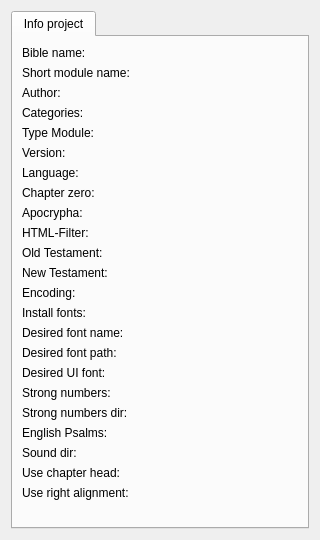
<?xml version="1.0" encoding="UTF-8"?>
<ui version="4.0">
 <class>RightPanel</class>
 <widget class="QWidget" name="RightPanel">
  <property name="geometry">
   <rect>
    <x>0</x>
    <y>0</y>
    <width>320</width>
    <height>540</height>
   </rect>
  </property>
  <property name="windowTitle">
   <string>Right panel</string>
  </property>
  <layout class="QGridLayout" name="gridLayout">
   <item row="0" column="0">
    <widget class="QTabWidget" name="tabWidget">
     <property name="currentIndex">
      <number>0</number>
     </property>
     <widget class="QWidget" name="tab">
      <attribute name="title">
       <string>Info project</string>
      </attribute>
      <layout class="QFormLayout" name="formLayout">
       <property name="fieldGrowthPolicy">
        <enum>QFormLayout::AllNonFixedFieldsGrow</enum>
       </property>
       <item row="0" column="0">
        <widget class="QLabel" name="sBibleName">
         <property name="text">
          <string>Bible name:</string>
         </property>
        </widget>
       </item>
       <item row="0" column="1">
        <widget class="QLabel" name="LABibleName">
         <property name="text">
          <string/>
         </property>
        </widget>
       </item>
       <item row="1" column="0">
        <widget class="QLabel" name="sShortName">
         <property name="text">
          <string>Short module name:</string>
         </property>
        </widget>
       </item>
       <item row="1" column="1">
        <widget class="QLabel" name="LAShortName">
         <property name="text">
          <string/>
         </property>
        </widget>
       </item>
       <item row="2" column="0">
        <widget class="QLabel" name="sAuthor">
         <property name="text">
          <string>Author:</string>
         </property>
        </widget>
       </item>
       <item row="3" column="0">
        <widget class="QLabel" name="label_12">
         <property name="text">
          <string>Categories:</string>
         </property>
        </widget>
       </item>
       <item row="3" column="1">
        <widget class="QLabel" name="LACategories">
         <property name="text">
          <string/>
         </property>
        </widget>
       </item>
       <item row="4" column="0">
        <widget class="QLabel" name="sTypeModule">
         <property name="text">
          <string>Type Module:</string>
         </property>
        </widget>
       </item>
       <item row="4" column="1">
        <widget class="QLabel" name="LATypeModule">
         <property name="text">
          <string/>
         </property>
        </widget>
       </item>
       <item row="5" column="0">
        <widget class="QLabel" name="sVersion">
         <property name="text">
          <string>Version:</string>
         </property>
        </widget>
       </item>
       <item row="5" column="1">
        <widget class="QLabel" name="LAVersion">
         <property name="text">
          <string/>
         </property>
        </widget>
       </item>
       <item row="6" column="0">
        <widget class="QLabel" name="sLanguage">
         <property name="text">
          <string>Language:</string>
         </property>
        </widget>
       </item>
       <item row="6" column="1">
        <widget class="QLabel" name="LALanguage">
         <property name="text">
          <string/>
         </property>
        </widget>
       </item>
       <item row="7" column="0">
        <widget class="QLabel" name="label_3">
         <property name="text">
          <string>Chapter zero:</string>
         </property>
        </widget>
       </item>
       <item row="7" column="1">
        <widget class="QLabel" name="LAChapterZero">
         <property name="text">
          <string/>
         </property>
        </widget>
       </item>
       <item row="8" column="0">
        <widget class="QLabel" name="label_2">
         <property name="text">
          <string>Apocrypha:</string>
         </property>
        </widget>
       </item>
       <item row="8" column="1">
        <widget class="QLabel" name="LAApocrypha">
         <property name="text">
          <string/>
         </property>
        </widget>
       </item>
       <item row="10" column="0">
        <widget class="QLabel" name="sOldTestament">
         <property name="text">
          <string>Old Testament:</string>
         </property>
        </widget>
       </item>
       <item row="10" column="1">
        <widget class="QLabel" name="LAOldTestament">
         <property name="text">
          <string/>
         </property>
        </widget>
       </item>
       <item row="11" column="0">
        <widget class="QLabel" name="label">
         <property name="text">
          <string>New Testament:</string>
         </property>
        </widget>
       </item>
       <item row="11" column="1">
        <widget class="QLabel" name="LANewTestament">
         <property name="text">
          <string/>
         </property>
        </widget>
       </item>
       <item row="12" column="0">
        <widget class="QLabel" name="sEncoding">
         <property name="text">
          <string>Encoding:</string>
         </property>
        </widget>
       </item>
       <item row="12" column="1">
        <widget class="QLabel" name="LAEncoding">
         <property name="text">
          <string/>
         </property>
        </widget>
       </item>
       <item row="13" column="0">
        <widget class="QLabel" name="label_21">
         <property name="text">
          <string>Install fonts:</string>
         </property>
        </widget>
       </item>
       <item row="13" column="1">
        <widget class="QLabel" name="LAInstallFonts">
         <property name="text">
          <string/>
         </property>
        </widget>
       </item>
       <item row="14" column="0">
        <widget class="QLabel" name="label_22">
         <property name="text">
          <string>Desired font name:</string>
         </property>
        </widget>
       </item>
       <item row="14" column="1">
        <widget class="QLabel" name="LADesiredFontName">
         <property name="text">
          <string/>
         </property>
        </widget>
       </item>
       <item row="15" column="0">
        <widget class="QLabel" name="label_23">
         <property name="text">
          <string>Desired font path:</string>
         </property>
        </widget>
       </item>
       <item row="15" column="1">
        <widget class="QLabel" name="LADesiderFontPath">
         <property name="text">
          <string/>
         </property>
        </widget>
       </item>
       <item row="16" column="0">
        <widget class="QLabel" name="label_24">
         <property name="text">
          <string>Desired UI font:</string>
         </property>
        </widget>
       </item>
       <item row="16" column="1">
        <widget class="QLabel" name="LADesiredUiFont">
         <property name="text">
          <string/>
         </property>
        </widget>
       </item>
       <item row="17" column="0">
        <widget class="QLabel" name="label_6">
         <property name="text">
          <string>Strong numbers:</string>
         </property>
        </widget>
       </item>
       <item row="17" column="1">
        <widget class="QLabel" name="LAStrongNumbers">
         <property name="text">
          <string/>
         </property>
        </widget>
       </item>
       <item row="18" column="0">
        <widget class="QLabel" name="label_7">
         <property name="text">
          <string>Strong numbers dir:</string>
         </property>
        </widget>
       </item>
       <item row="18" column="1">
        <widget class="QLabel" name="LAStrongNumbersDir">
         <property name="text">
          <string/>
         </property>
        </widget>
       </item>
       <item row="19" column="0">
        <widget class="QLabel" name="label_8">
         <property name="text">
          <string>English Psalms:</string>
         </property>
        </widget>
       </item>
       <item row="19" column="1">
        <widget class="QLabel" name="LAEnglishPsalms">
         <property name="text">
          <string/>
         </property>
        </widget>
       </item>
       <item row="20" column="0">
        <widget class="QLabel" name="label_9">
         <property name="text">
          <string>Sound dir:</string>
         </property>
        </widget>
       </item>
       <item row="20" column="1">
        <widget class="QLabel" name="LASoundDir">
         <property name="text">
          <string/>
         </property>
        </widget>
       </item>
       <item row="21" column="0">
        <widget class="QLabel" name="label_10">
         <property name="text">
          <string>Use chapter head:</string>
         </property>
        </widget>
       </item>
       <item row="21" column="1">
        <widget class="QLabel" name="LAUseChapterHead">
         <property name="text">
          <string/>
         </property>
        </widget>
       </item>
       <item row="22" column="0">
        <widget class="QLabel" name="label_11">
         <property name="text">
          <string>Use right alignment:</string>
         </property>
        </widget>
       </item>
       <item row="22" column="1">
        <widget class="QLabel" name="LAUseRightAlignment">
         <property name="text">
          <string/>
         </property>
        </widget>
       </item>
       <item row="2" column="1">
        <widget class="QLabel" name="LAAuthor">
         <property name="text">
          <string/>
         </property>
        </widget>
       </item>
       <item row="9" column="0">
        <widget class="QLabel" name="label_4">
         <property name="text">
          <string>HTML-Filter:</string>
         </property>
        </widget>
       </item>
       <item row="9" column="1">
        <widget class="QLabel" name="LAHTMLFilter">
         <property name="lineWidth">
          <number>1</number>
         </property>
         <property name="text">
          <string/>
         </property>
         <property name="textFormat">
          <enum>Qt::PlainText</enum>
         </property>
         <property name="wordWrap">
          <bool>true</bool>
         </property>
        </widget>
       </item>
      </layout>
     </widget>
    </widget>
   </item>
  </layout>
 </widget>
 <resources/>
 <connections/>
</ui>
